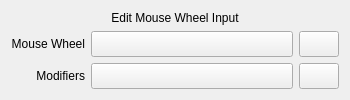
<?xml version="1.0" encoding="UTF-8"?>
<ui version="4.0">
 <class>KisWheelInputEditor</class>
 <widget class="QWidget" name="KisWheelInputEditor">
  <property name="geometry">
   <rect>
    <x>0</x>
    <y>0</y>
    <width>350</width>
    <height>100</height>
   </rect>
  </property>
  <property name="sizePolicy">
   <sizepolicy hsizetype="MinimumExpanding" vsizetype="Fixed">
    <horstretch>0</horstretch>
    <verstretch>0</verstretch>
   </sizepolicy>
  </property>
  <layout class="QGridLayout" name="gridLayout_2">
   <item row="2" column="1">
    <widget class="KisInputButton" name="modifiersButton">
     <property name="sizePolicy">
      <sizepolicy hsizetype="MinimumExpanding" vsizetype="Minimum">
       <horstretch>0</horstretch>
       <verstretch>0</verstretch>
      </sizepolicy>
     </property>
     <property name="icon">
      <iconset theme="configure">
       <normaloff/>
      </iconset>
     </property>
    </widget>
   </item>
   <item row="1" column="0">
    <widget class="QLabel" name="wheelLabel">
     <property name="styleSheet">
      <string notr="true">background: none;</string>
     </property>
     <property name="text">
      <string>Mouse Wheel</string>
     </property>
     <property name="alignment">
      <set>Qt::AlignRight|Qt::AlignTrailing|Qt::AlignVCenter</set>
     </property>
    </widget>
   </item>
   <item row="0" column="0" colspan="3">
    <widget class="QLabel" name="label">
     <property name="sizePolicy">
      <sizepolicy hsizetype="Minimum" vsizetype="Fixed">
       <horstretch>0</horstretch>
       <verstretch>0</verstretch>
      </sizepolicy>
     </property>
     <property name="text">
      <string>Edit Mouse Wheel Input</string>
     </property>
     <property name="alignment">
      <set>Qt::AlignCenter</set>
     </property>
    </widget>
   </item>
   <item row="1" column="1">
    <widget class="KisInputButton" name="wheelButton">
     <property name="sizePolicy">
      <sizepolicy hsizetype="MinimumExpanding" vsizetype="Minimum">
       <horstretch>0</horstretch>
       <verstretch>0</verstretch>
      </sizepolicy>
     </property>
     <property name="icon">
      <iconset theme="configure">
       <normaloff/>
      </iconset>
     </property>
    </widget>
   </item>
   <item row="1" column="2">
    <widget class="KPushButton" name="clearWheelButton">
     <property name="sizePolicy">
      <sizepolicy hsizetype="Minimum" vsizetype="Minimum">
       <horstretch>0</horstretch>
       <verstretch>0</verstretch>
      </sizepolicy>
     </property>
     <property name="icon">
      <iconset theme="edit-clear-locationbar-rtl">
       <normaloff/>
      </iconset>
     </property>
    </widget>
   </item>
   <item row="2" column="0">
    <widget class="QLabel" name="modifiersLabel">
     <property name="styleSheet">
      <string notr="true">background: none;</string>
     </property>
     <property name="text">
      <string>Modifiers</string>
     </property>
     <property name="alignment">
      <set>Qt::AlignRight|Qt::AlignTrailing|Qt::AlignVCenter</set>
     </property>
    </widget>
   </item>
   <item row="2" column="2">
    <widget class="KPushButton" name="clearModifiersButton">
     <property name="sizePolicy">
      <sizepolicy hsizetype="Minimum" vsizetype="Minimum">
       <horstretch>0</horstretch>
       <verstretch>0</verstretch>
      </sizepolicy>
     </property>
     <property name="icon">
      <iconset theme="edit-clear-locationbar-rtl">
       <normaloff/>
      </iconset>
     </property>
    </widget>
   </item>
  </layout>
 </widget>
 <customwidgets>
  <customwidget>
   <class>KPushButton</class>
   <extends>QPushButton</extends>
   <header>kpushbutton.h</header>
  </customwidget>
  <customwidget>
   <class>KisInputButton</class>
   <extends>QPushButton</extends>
   <header>input/config/kis_input_button.h</header>
  </customwidget>
 </customwidgets>
 <resources/>
 <connections/>
</ui>
